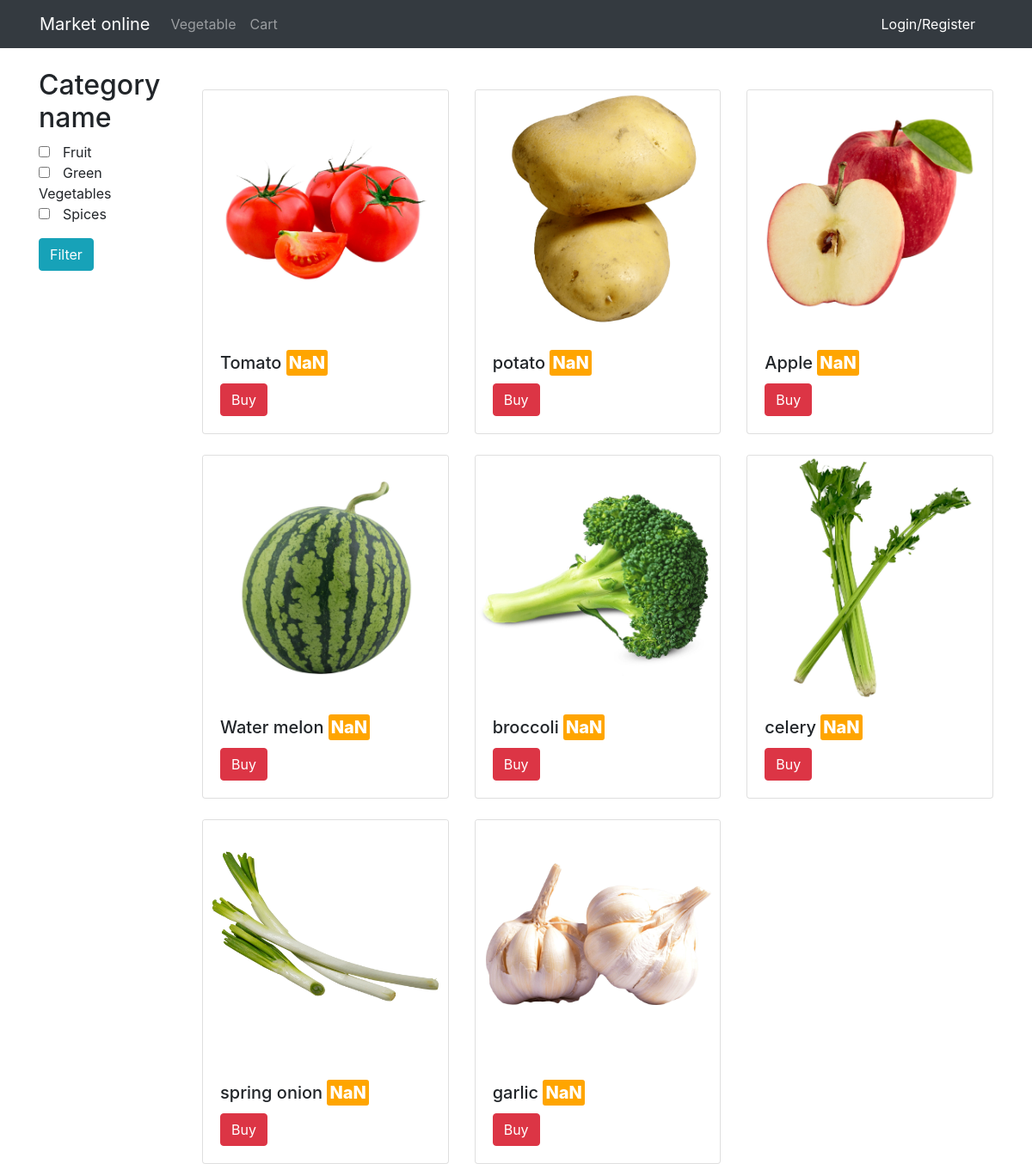
The page /markets/vegetable/index.php on the database its author committed.
### tables this page shows
CREATE TABLE `category` (
  `CategoryID` int(10) NOT NULL,
  `Name` varchar(30) NOT NULL,
  `Description` varchar(50) DEFAULT NULL
);

CREATE TABLE `vegetable` (
  `VegetableID` int(10) NOT NULL,
  `CategoryID` int(10) NOT NULL,
  `VegetableName` varchar(30) NOT NULL,
  `Unit` varchar(20) NOT NULL,
  `Amount` int(10) NOT NULL,
  `Image` varchar(50) NOT NULL,
  `Price` float NOT NULL
);

### markets/class/vegetable.php (called while the page is built, shortened)
<?php
class Vegetable
{
    public $conn;
    public function __construct($conn)
    {
        $this->conn = $conn;
    }
    function getAll()
    {
        $sql = "SELECT * FROM vegetable";
        $old = mysqli_query($this->conn, $sql);
        $val = [];
        while ($row = mysqli_fetch_array($old)) {
            array_push($val, $row);
        }
        return $val;
    }
}

### markets/class/category.php (called while the page is built, shortened)
<?php
class Category
{
  public $conn;
  public function __construct($conn)
  {
    $this->conn = $conn;
  }
  function getAll()
  {
    try {
      $sql = "SELECT * FROM category";
      $old = mysqli_query($this->conn, $sql);
      $val = [];
      while ($row = mysqli_fetch_array($old)) {
        array_push($val, $row);
      }
      return $val;
    } catch (Error $er) {
      return false;
    }
  }
}

### markets/vegetable/index.php (the view, shortened to what this page needs)
<?php
include('../class/vegetable.php');
include('../connection.php');
include('../class/category.php');
$vege = new Vegetable($conn);
$html = '';
$ListVegetable = null;
if (isset($_GET['cateId'])) {
    $listCateID = $_GET['cateId'];
    $tmp =   implode(",", $listCateID);
    $ListVegetable = $vege->getListByCateIDs($tmp);
} else {
    $ListVegetable = $vege->getAll();
}
if ($ListVegetable == null) {
    $html.='<img class="card-img-top" src="../images/noProduct.png" alt="Card image cap">';
}else{
    foreach ($ListVegetable as $item) {
        $amountCart = findAmountById($item['VegetableID']);
        $html .= '
                <div class=" col-md-4 mt-4 " >
                    <div class="card  " amount="' . $item['Amount'] . '"  amountCart="'.$amountCart.'" vegeId="'.$item['VegetableID'].'">
                        <img class="card-img-top" src="../' . $item['Image'] . '" alt="Card image cap">
                        <div class="card-body">
                            <h5 class="card-title">' . $item['VegetableName'] . ' <span class="priceText">'.$item['Price'].'</span></h5>
                            <button  class="btn btn-danger buyCard">Buy</button>
                        </div>
                    </div>
                </div>
            ';
    }
}
function findAmountById($id){
    $arr = $_SESSION['listVegeId'];
    return 0;
}
$cate = new Category($conn);
$listCategoryName = $cate->getAll();
$htmlCheckBox = '';
foreach ($listCategoryName as $item) {
    $htmlCheckBox .= '<li> <input type="checkbox" name="cateId[]" class="inputFilter" id="" value="' . $item['CategoryID'] . '">' . $item['Name'] . '</li>';
}
?>
<!DOCTYPE html>
<html lang="en">
<head>
    <link rel="stylesheet" href="../css/booststrap.css">
    <link rel="stylesheet" href="../css/style.css">
</head>
<body>
    <?php
    include('../menu.php');
    ?>
    <div class="container">
        <div class="row justify-content-between ">
            <div class="sidebar col-md-2 mt-4">
                <form action="" method="GET">
                    <h2>Category name</h2>
                    <ul style="list-style: none;  padding:0;">
                        <?php echo $htmlCheckBox; ?>
                    </ul>
                    <button type="submit" class="btn btn-info my-2 my-sm-0">Filter</button>
                </form>
            </div>
            <div class=" col-md-10 mt-4">
                <div class="row">
                    <?php echo $html; ?>
                </div>
            </div>
        </div>
    </div>
</body>
</html>

### markets/menu.php (shortened to what this page needs)
<?php
$headerRight = '';
if (isset($_SESSION['fullname'])) {
    $fullname = $_SESSION['fullname'];
    $headerRight = '<a href="/markets/customer/logout.php" class="linkLogout">Logout</a>
                    <button class="btn btn-info my-2 my-sm-0" >' . $fullname . '</button>';
    $history = '<li class="nav-item">
                    <a class="nav-link" href="/markets/cart/history.php">History</a>
                </li>';
} else {
    $headerRight = '<a href="/markets/customer/login.php" class="linkLogout">Login/Register</a>';
}
?>
<div class="header bg-dark ">
    <nav class="navbar container navbar-expand-lg navbar-dark bg-dark">
        <a class="navbar-brand" href="/markets/index.php">Market online</a>
        <div class="collapse navbar-collapse" id="navbarSupportedContent">
            <ul class="navbar-nav mr-auto">
                <li class="nav-item ">
                    <a class="nav-link" href="/markets/vegetable/index.php">Vegetable </a>
                </li>
                <li class="nav-item">
                    <a class="nav-link" href="/markets/cart/index.php">Cart</a>
                </li>
            </ul>
            <div class="form-inline my-2 my-lg-0">
                <?php echo $headerRight; ?>
            </div>
        </div>
    </nav>
</div>

### markets/css/style.css (style rules this page uses)
* { box-sizing: border-box; }
.linkLogout { color: white; margin-right: 20px; }
.priceText { padding: 3px; background-color: orange; color: white; border-radius: 3px; font-weight: 800; }
.inputFilter { margin-right: 15px; }

### rows shown on the page
category: Name "Fruit"
category: Name "Green Vegetables"
category: Name "Spices"
vegetable: Image (picture), VegetableName "Tomato"
vegetable: Image (picture), VegetableName "potato"
vegetable: Image (picture), VegetableName "Apple"
vegetable: Image (picture), VegetableName "Water melon"
vegetable: Image (picture), VegetableName "broccoli"
vegetable: Image (picture), VegetableName "celery"
vegetable: Image (picture), VegetableName "spring onion"
vegetable: Image (picture), VegetableName "garlic"
